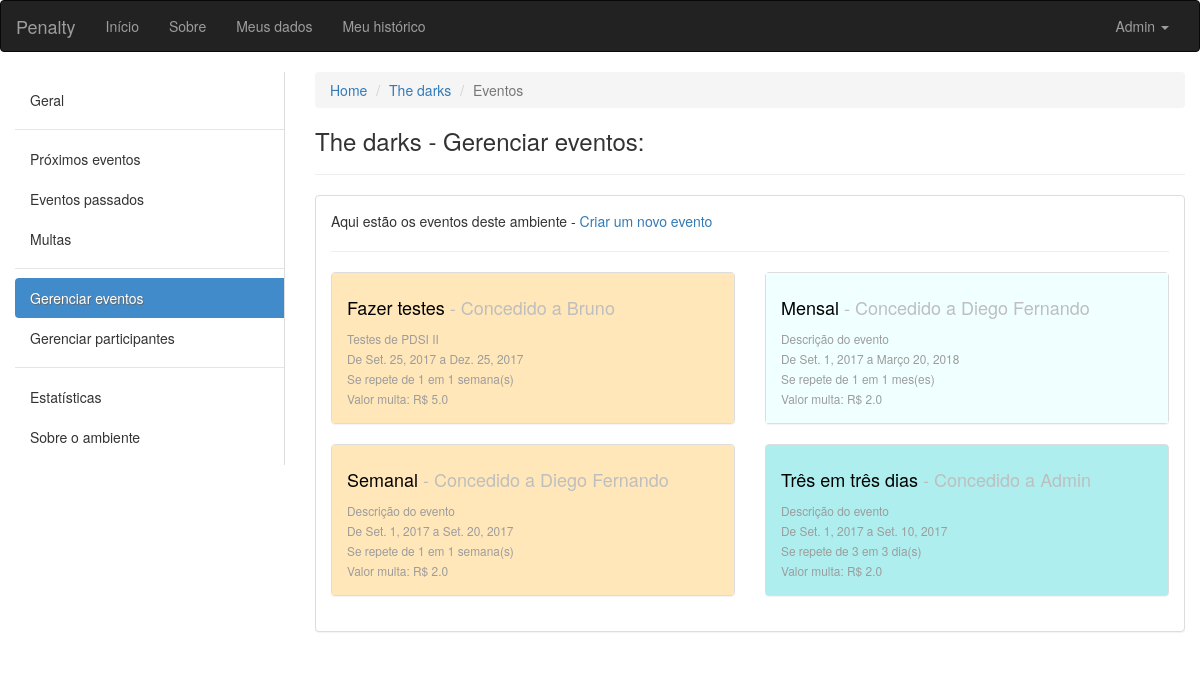
/ambiente/2/eventos/ (signed in), run on an earlier commit of the app's database.
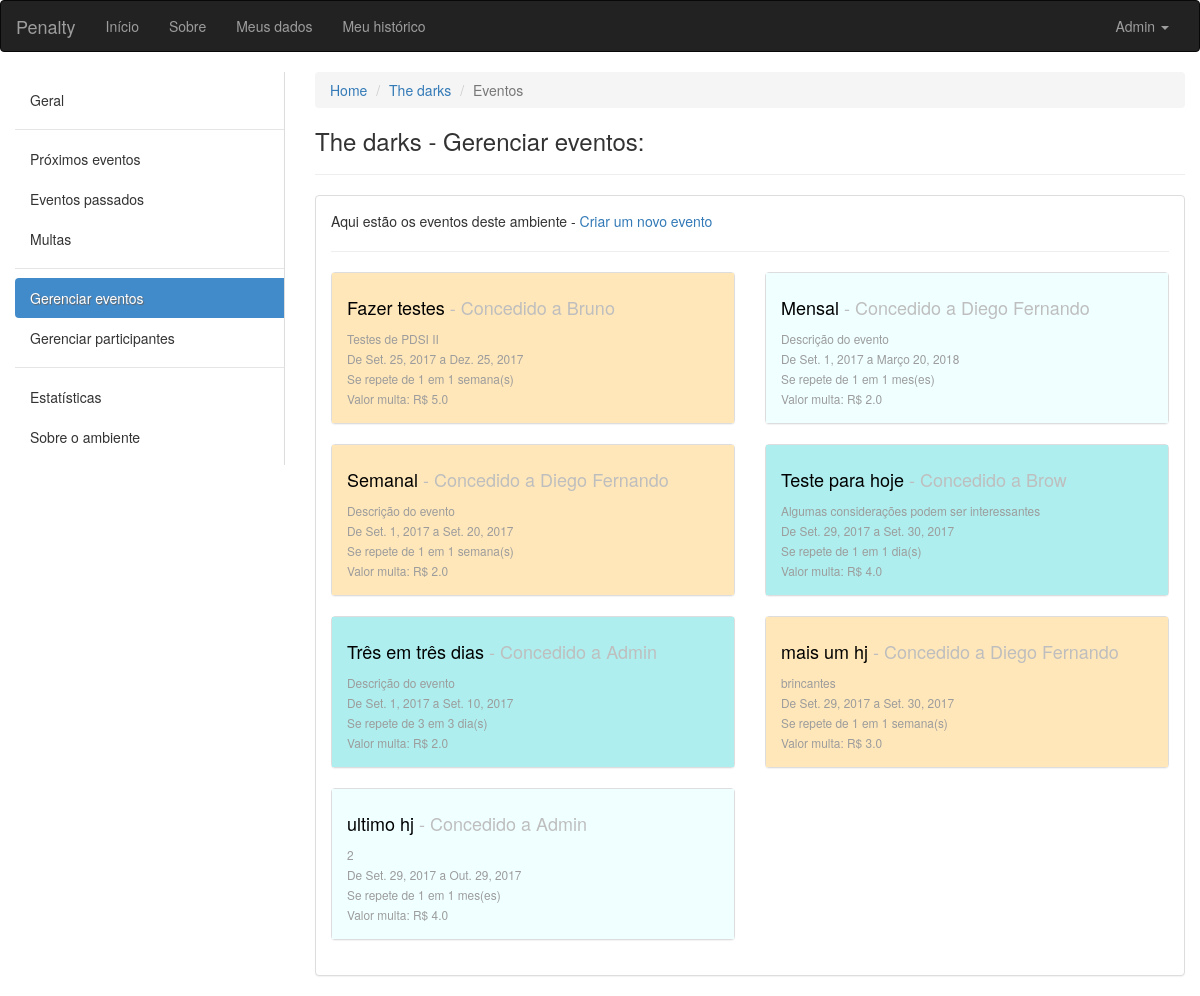
And on a later commit of the database.
### ambiente/models.py (models this page shows, shortened)
class Evento(models.Model):
	INTERVALOS = (
        ('D', 'Dias'),
        ('S', 'Semanas'),
        ('M', 'Meses'),
    )
	nome = models.CharField(max_length=100, verbose_name='Nome', null=False, blank=False)
	descricao = models.CharField(max_length=100, verbose_name='Descrição', null=True, blank=False)
	criador = models.ForeignKey(User, verbose_name='Criador', null=False, blank=False, related_name='+', default=1)
	responsavel = models.ForeignKey(User, verbose_name='Responsavel pela tarefa', null=False, blank=False, related_name='+', default=1)
	ambiente = models.ForeignKey(Ambiente, verbose_name='Ambiente', null=False, blank=False, related_name='+')
	data_inicio = models.DateField(default=date.today)
	data_fim = models.DateField(verbose_name='Data de término')
	dia_evento = models.DateField()
	id_agrupador = models.IntegerField()
	valor_multa = models.FloatField(verbose_name='Valor da multa', blank=False, default=2.0)
	quantidade_intervalos_repeticao = models.IntegerField(verbose_name='Se repete em')
	intervalo = models.CharField(max_length=40, choices=INTERVALOS, null=False, blank=False)
	solicitacao_de_validacao = models.BooleanField(default=False)
	momento_da_solicitacao = models.DateTimeField(blank=True, null=True)

### ambiente/views.py (the view)
# urls.py: url(r'^(?P<pk>[0-9]+)/eventos/$', views.eventos, name='eventos'),
def eventos(request, pk):
	ambiente = get_object_or_404(Ambiente, pk=pk)
	get_object_or_404(ambiente.participantes, pk=request.user.pk)
	return render(request, 'eventos_ambiente.html', {'ambiente':ambiente, 'eventos':ambiente.listar_eventos_agregados()})

### ambiente/models.py (called while the page is built)
	def listar_eventos_agregados(self):
		return Evento.objects.filter(ambiente=self.pk).values('nome', 'criador', 'responsavel', 'descricao', 'data_inicio', 'data_fim', 'quantidade_intervalos_repeticao', 'valor_multa', 'intervalo', 'id_agrupador').annotate(dcount=Count('id_agrupador'))

### ambiente/templatetags/aux_tags.py (called while the page is built)
@register.filter(name='typedata')
def typedata(value):
	if value == "D":
		return "dia(s)"
	elif value == "S":
		return "semana(s)"
	return "mes(es)"

@register.filter(name='firstnameaux')
def firstnameaux(value):
	return User.objects.get(pk=value).first_name

### ambiente/templates/eventos_ambiente.html (shortened to what this page needs)
{% extends "base.html" %}
{% load aux_tags %}
{% block conteudo %}
<div class="container-fluid">
	<div class="row">
		<div class="col-sm-3">
		    <nav class="nav-sidebar">
		        <ul class="nav">
		            <li><a href="{% url 'ambiente:ambiente' ambiente.pk %}">Geral</a></li>
		            <li class="nav-divider"></li>
		            <li><a href="{% url 'ambiente:proximos_eventos' ambiente.pk %}">Próximos eventos</a></li>
		            <li><a href="{% url 'ambiente:eventos_passados' ambiente.pk %}">Eventos passados</a></li>
		            <li><a href="{% url 'ambiente:eventos_multados' ambiente.pk %}">Multas</a></li>
		            <li class="nav-divider"></li>
		            <li class="active"><a href="{% url 'ambiente:eventos' ambiente.pk %}">Gerenciar eventos</a></li>
		            <li><a href="{% url 'ambiente:participantes' ambiente.pk %}">Gerenciar participantes</a></li>
		            <li class="nav-divider"></li>
		            <li><a href="javascript:;">Estatísticas</a></li>
		            <li><a href="javascript:;">Sobre o ambiente</a></li>
		        </ul>
		    </nav>
		</div>
	<div class="col-sm-9">
		<ol class="breadcrumb">
		  <li><a href="#">Home</a></li>
		  <li><a href="{% url 'ambiente:ambiente' ambiente.pk %}">{{ ambiente.nome }}</a></li>
		  <li class="active">Eventos</li>
		</ol>
		<h3>{{ ambiente.nome }} - Gerenciar eventos:</h3>
		<hr>
		<div class="panel panel-default">
		  <div class="panel-body">
		  <p>Aqui estão os eventos deste ambiente - <a href="{% url 'ambiente:novoevento' ambiente.pk %}">Criar um novo evento</a></p>
		  <hr>
		  <div class="row">
		  {% for evento in eventos %}
		  <div class="col-sm-6">
		  	<div class="panel panel-default">
		  	  {% if evento.intervalo == "D" %}
		  	  	<div class="panel-body dias">
		  	  {% elif evento.intervalo == "S" %}
		  	  	<div class="panel-body semanas">
		  	  {% else %}
		  	    <div class="panel-body meses">
		  	  {% endif %}
			    <h4><a href="{% url 'ambiente:evento' ambiente.pk evento.id_agrupador %}" class="titulopindex">{{ evento.nome }}</a><span class="pCinza"> - Concedido a {{ evento.responsavel|firstnameaux }}</span></h4>
			    <small class="pCinzaUser">
			    	{{ evento.descricao }}<br>
			    	De {{ evento.data_inicio }} a {{ evento.data_fim }}<br>
			    	Se repete de {{ evento.quantidade_intervalos_repeticao }} em {{ evento.quantidade_intervalos_repeticao }} {{ evento.intervalo|typedata }}<br>
			    	Valor multa: R$ {{ evento.valor_multa }}<br>
			    </small>
			  </div>
			</div>
		  </div>
		  {% endfor %}
		  </div>
		  </div>
		</div>
	</div>
</div>
{% endblock conteudo %}

### core/templates/base.html (shortened to what this page needs)
{% load staticfiles %}
<!DOCTYPE html>
<html lang="pt-br">
  <head>
    <link rel="stylesheet" href="{% static 'css/bootstrap.min.css' %}">
    <link rel="stylesheet" href="{% static 'css/custom.css' %}">
  </head>
  <body>
    <nav class="navbar navbar-inverse">
      <div class="container-fluid">
      <div class="navbar-header">
        <a class="navbar-brand" href="/">Penalty</a>
      </div>
      <div class="collapse navbar-collapse" id="bs-example-navbar-collapse-1">
        <ul class="nav navbar-nav">
          <li><a href="/">Início</a></li>
          <li><a href="#">Sobre</a></li>
          <li><a href="#">Meus dados</a></li>
          <li><a href="#">Meu histórico</a></li>
        </ul>
        {% if request.user.is_authenticated %}
        <ul class="nav navbar-nav navbar-right">
          <li class="dropdown">
            <a href="#" class="dropdown-toggle" data-toggle="dropdown" role="button" aria-haspopup="true" aria-expanded="false">{{ request.user.first_name }} <span class="caret"></span></a>
          </li>
        </ul>
        {% endif %}
      </div>
    </div>
    </nav>
    {% block conteudo %}
    {% endblock conteudo %}
  </body>
</html>

What changed in the data, as far as the page shows it:
added Evento: nome "Teste para hoje", responsavel|firstnameaux "Brow", descricao "Algumas considerações podem ser interessantes", data_inicio "Set. 29, 2017", data_fim "Set. 30, 2017", quantidade_intervalos_repeticao "1", intervalo|typedata "dia(s)", valor_multa "4.0"
added Evento: nome "mais um hj", responsavel|firstnameaux "Diego Fernando", descricao "brincantes", data_inicio "Set. 29, 2017", data_fim "Set. 30, 2017", quantidade_intervalos_repeticao "1", intervalo|typedata "semana(s)", valor_multa "3.0"
added Evento: nome "ultimo hj", responsavel|firstnameaux "Admin", descricao "2", data_inicio "Set. 29, 2017", data_fim "Out. 29, 2017", quantidade_intervalos_repeticao "1", intervalo|typedata "mes(es)", valor_multa "4.0"
